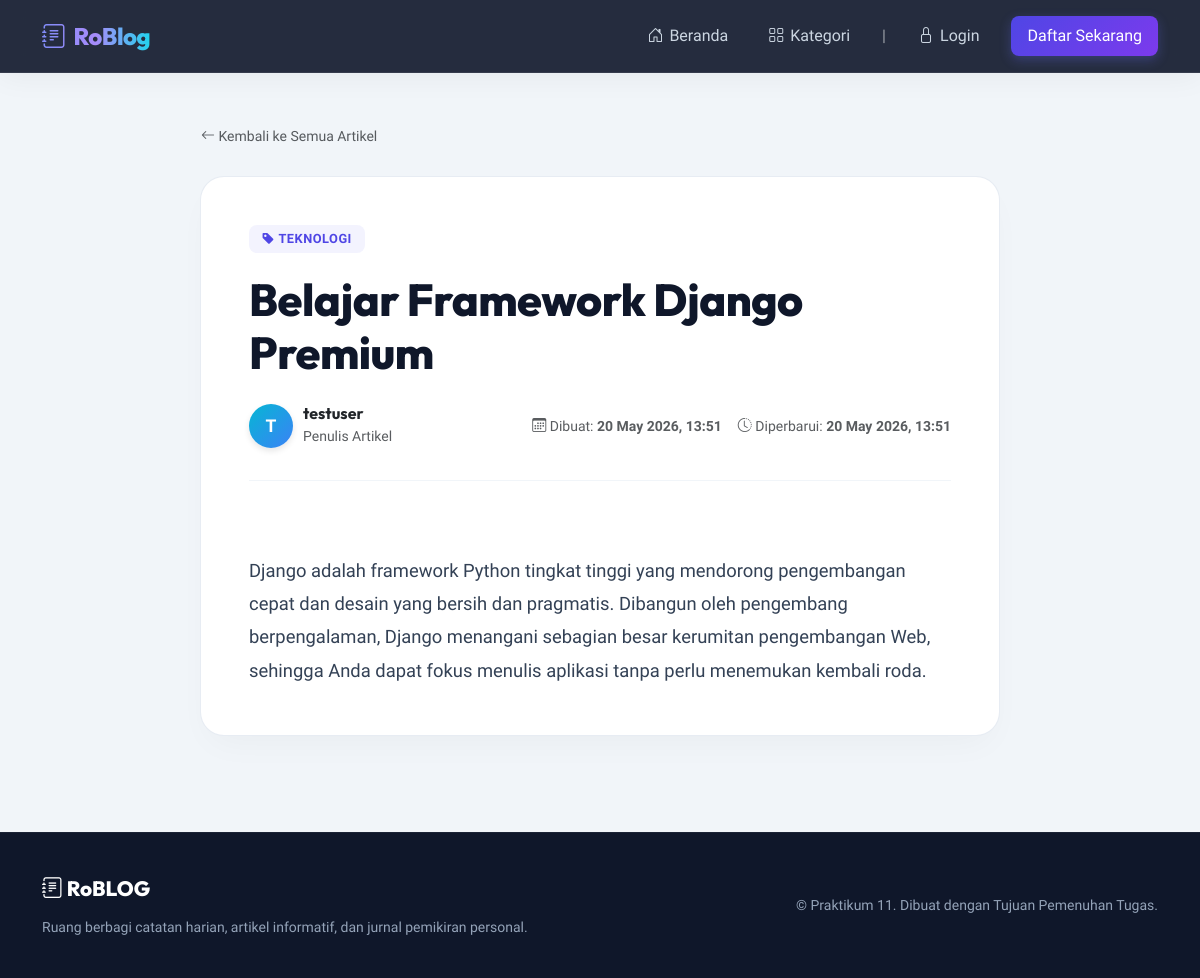
The app's page /post/1/ with its own data.
### blog/models.py (models this page shows, shortened)
class Post(models.Model):
    title = models.CharField(max_length=200)
    content = models.TextField()
    author = models.ForeignKey(User, on_delete=models.CASCADE)
    category = models.ForeignKey(Category, on_delete=models.SET_NULL, null=True, blank=True, related_name='posts')
    created_at = models.DateTimeField(auto_now_add=True)
    updated_at = models.DateTimeField(auto_now=True)
    class Meta:
        ordering = ['-created_at']

class Category(models.Model):
    name = models.CharField(max_length=100, unique=True)
    slug = models.SlugField(max_length=100, unique=True, blank=True)
    description = models.TextField(blank=True, null=True)
    class Meta:
        verbose_name_plural = "Categories"

### blog/views.py (the view)
# urls.py: path('post/<int:pk>/', views.post_detail, name='post-detail'),
def post_detail(request, pk):
    post = get_object_or_404(Post, pk=pk)
    related_posts = []
    if post.category:
        related_posts = Post.objects.filter(category=post.category).exclude(pk=post.pk)[:3]
    return render(request, 'blog/post_detail.html', {
        'post': post,
        'related_posts': related_posts
    })

### blog/templates/blog/post_detail.html (shortened to what this page needs)
{% extends 'blog/base.html' %}
{% block content %}
<div class="post-container">
    <a href="{% url 'post-list' %}" class="btn btn-sm btn-link text-decoration-none text-muted mb-4 px-0">
        <i class="bi bi-arrow-left"></i> Kembali ke Semua Artikel
    </a>
    <article class="detail-card">
        {% if post.category %}
            <span class="detail-category"><i class="bi bi-tag-fill"></i> {{ post.category.name }}</span>
        {% else %}
            <span class="detail-category" style="background: rgba(100,116,139,0.08); color: #64748b;"><i class="bi bi-tag-fill"></i> Umum</span>
        {% endif %}
        <h1 class="detail-title">{{ post.title }}</h1>
        <div class="meta-bar">
            <div class="author-badge">
                <div class="avatar-large">
                    {{ post.author.username|slice:":1" }}
                </div>
                <div>
                    <h6 class="m-0 fw-bold text-dark">{{ post.author.username }}</h6>
                    <span class="text-muted small">Penulis Artikel</span>
                </div>
            </div>
            <div class="ms-md-auto text-muted small d-flex flex-wrap gap-3">
                <span>
                    <i class="bi bi-calendar3 text-indigo"></i> Dibuat: <strong>{{ post.created_at|date:"d M Y, H:i" }}</strong>
                </span>
                {% if post.updated_at != post.created_at %}
                <span>
                    <i class="bi bi-clock-history text-indigo"></i> Diperbarui: <strong>{{ post.updated_at|date:"d M Y, H:i" }}</strong>
                </span>
                {% endif %}
            </div>
        </div>
        <div class="content-body">
            {{ post.content }}
        </div>
    </article>
</div>
{% endblock %}

### blog/templates/blog/base.html (style rules this page uses)
:root { --primary-grad: linear-gradient(135deg, #4f46e5 0%, #7c3aed 100%); --accent-grad: linear-gradient(135deg, #06b6d4 0%, #3b82f6 100%); --navy-dark: #0f172a; --navy-slate: #1e293b; --navy-light: #f8fafc; --text-main: #334155; --text-muted: #64748b; }
body { font-family: 'Plus Jakarta Sans', sans-serif; background-color: #f1f5f9; color: var(--text-main); min-height: 100vh; display: flex; flex-direction: column; overflow-x: hidden; }
h1, h2, h3, h4, h5, h6 { font-family: 'Outfit', sans-serif; font-weight: 700; color: var(--navy-dark); }

### blog/templates/blog/post_detail.html (style rules this page uses)
.post-container { max-width: 800px; margin: 0 auto; }
.detail-card { background: #ffffff; border: 1px solid rgba(226, 232, 240, 0.8); border-radius: 24px; box-shadow: 0 15px 35px -10px rgba(0, 0, 0, 0.04); padding: 3rem; margin-bottom: 3rem; }
.detail-category { display: inline-block; font-size: 0.8rem; font-weight: 700; text-transform: uppercase; letter-spacing: 0.5px; padding: 0.3rem 0.8rem; border-radius: 8px; background: rgba(99, 102, 241, 0.08); color: #4f46e5; margin-bottom: 1.2rem; }
.detail-title { font-size: 2.8rem; font-weight: 800; color: var(--navy-dark); line-height: 1.2; letter-spacing: -0.5px; margin-bottom: 1.5rem; }
.meta-bar { display: flex; align-items: center; flex-wrap: wrap; gap: 1.5rem; padding-bottom: 2rem; border-bottom: 1px solid #f1f5f9; margin-bottom: 2.5rem; }
.author-badge { display: flex; align-items: center; gap: 10px; }
.avatar-large { width: 44px; height: 44px; border-radius: 50%; background: var(--accent-grad); color: #ffffff; font-weight: 700; font-size: 1.1rem; display: flex; align-items: center; justify-content: center; text-transform: uppercase; box-shadow: 0 3px 6px rgba(0,0,0,0.1); }
.content-body { font-size: 1.15rem; line-height: 1.8; color: #334155; white-space: pre-line; }

### records on screen
Post: category.name "TEKNOLOGI", title "Belajar Framework Django Premium", author.username "T", author.username "testuser", created_at "20 May 2026, 13:51", updated_at "20 May 2026, 13:51", content "Django adalah framework Python tingkat tinggi yang mendorong pengembangan cepat dan desain yang bersih dan pragmatis. Dibangun oleh pengembang berpengalaman, Django menangani sebagian besar kerumitan pengembangan Web, sehingga Anda dapat fokus menulis aplikasi tanpa perlu menemukan kembali roda."
